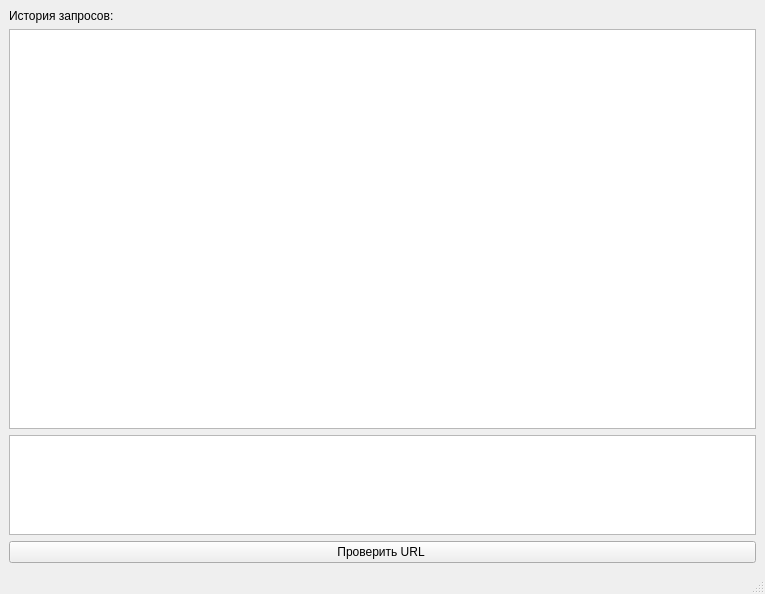
<?xml version="1.0" encoding="UTF-8"?>
<ui version="4.0">
 <class>MainWindow</class>
 <widget class="QMainWindow" name="MainWindow">
  <property name="geometry">
   <rect>
    <x>0</x>
    <y>0</y>
    <width>765</width>
    <height>594</height>
   </rect>
  </property>
  <property name="windowTitle">
   <string>MainWindow</string>
  </property>
  <widget class="QWidget" name="centralwidget">
   <layout class="QGridLayout" name="gridLayout">
    <item row="2" column="1">
     <widget class="QTextEdit" name="textEdit">
      <property name="maximumSize">
       <size>
        <width>16777215</width>
        <height>100</height>
       </size>
      </property>
     </widget>
    </item>
    <item row="1" column="1">
     <widget class="QTableWidget" name="tableWidget"/>
    </item>
    <item row="3" column="1">
     <widget class="QPushButton" name="pushButton">
      <property name="text">
       <string>Проверить URL </string>
      </property>
     </widget>
    </item>
    <item row="0" column="1">
     <widget class="QLabel" name="label">
      <property name="text">
       <string>История запросов:</string>
      </property>
     </widget>
    </item>
   </layout>
  </widget>
  <widget class="QMenuBar" name="menubar">
   <property name="geometry">
    <rect>
     <x>0</x>
     <y>0</y>
     <width>765</width>
     <height>26</height>
    </rect>
   </property>
  </widget>
  <widget class="QStatusBar" name="statusbar"/>
 </widget>
 <resources/>
 <connections/>
</ui>
